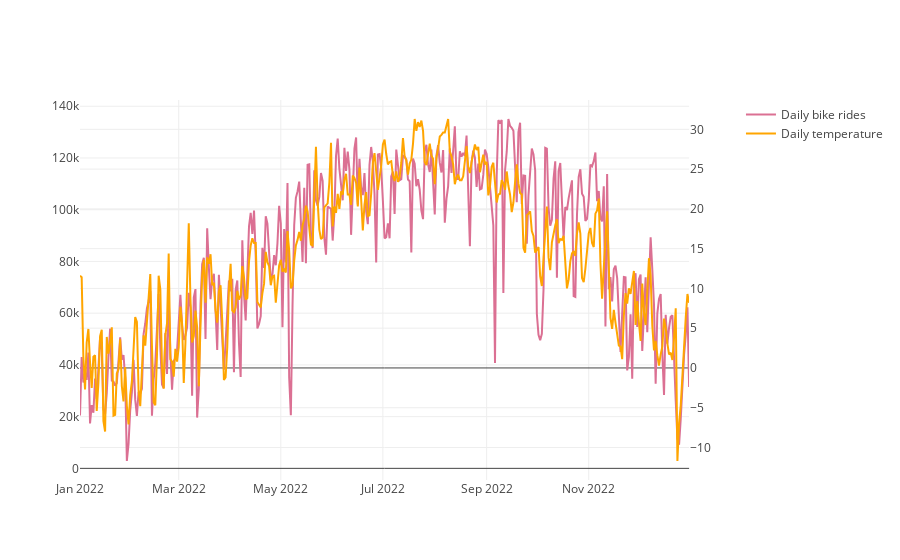

This figure's notebook cell:
### Code cell
# Line chart

fig = make_subplots(specs = [[{"secondary_y": True}]])

fig.add_trace(
go.Scatter(x = df_daily['date'], 
           y = df_daily['no_of_trips'], 
           name = 'Daily bike rides',
           line=dict(color='palevioletred')),
    secondary_y = False, 
)

fig.add_trace(
go.Scatter(x=df_daily['date'], 
           y = df_daily['avgTemp'], 
           name = 'Daily temperature', 
           line=dict(color='orange')),
    secondary_y=True, 
)

### Figure 1 — Plotly figure (JSON) as saved in the notebook; plotly's stock layout.template omitted (floating-point values rounded to 4 significant figures; data arrays with more than 128 entries replaced by an {"elided": "..."} marker saying what was removed)
{"data": [{"line": {"color": "palevioletred"}, "name": "Daily bike rides", "type": "scatter", "x": {"elided": "365 str values"}, "xaxis": "x", "y": {"elided": "365 int values"}, "yaxis": "y"}, {"line": {"color": "orange"}, "name": "Daily temperature", "type": "scatter", "x": {"elided": "365 str values"}, "xaxis": "x", "y": {"elided": "365 float values"}, "yaxis": "y2"}], "layout": {"xaxis": {"anchor": "y", "domain": [0, 0.94]}, "yaxis": {"anchor": "x", "domain": [0, 1]}, "yaxis2": {"anchor": "x", "overlaying": "y", "side": "right"}}}
